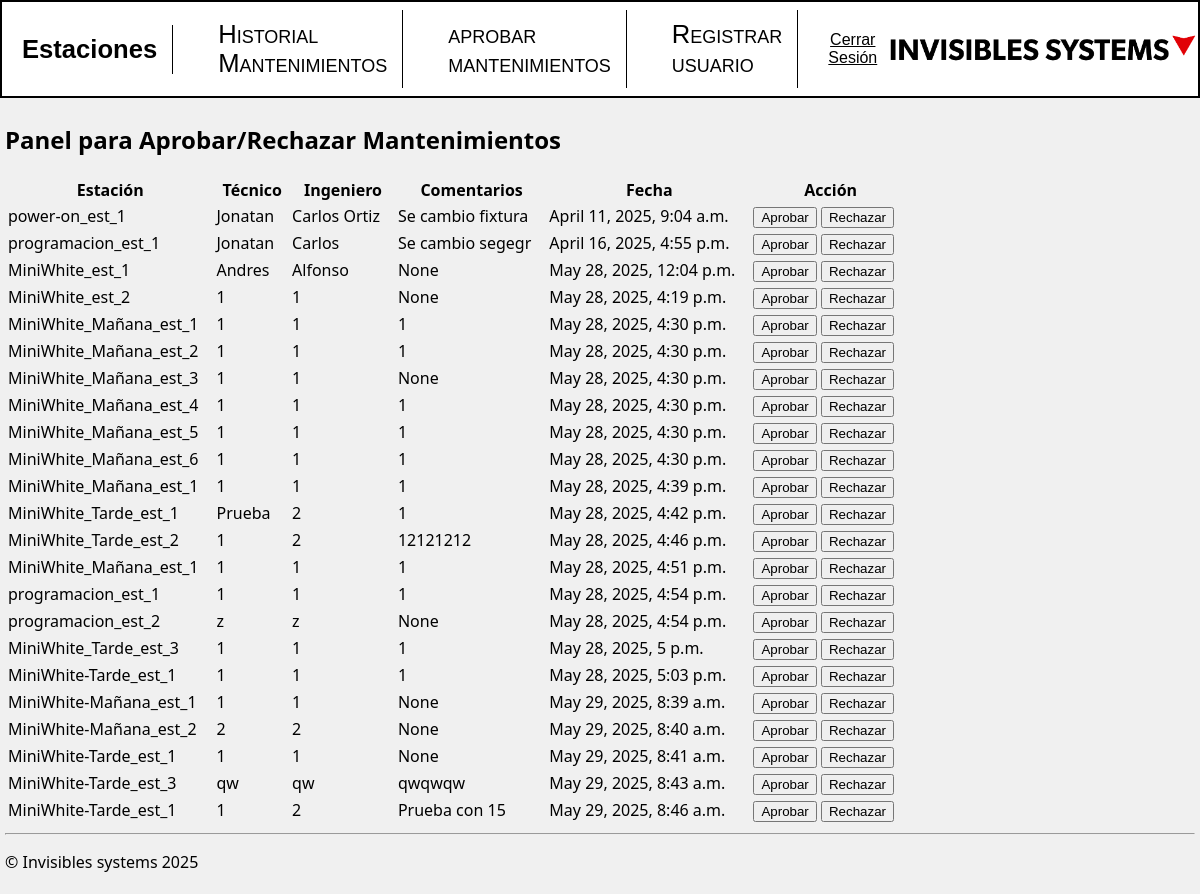
Page /approve/ (signed in) on the earlier database version.
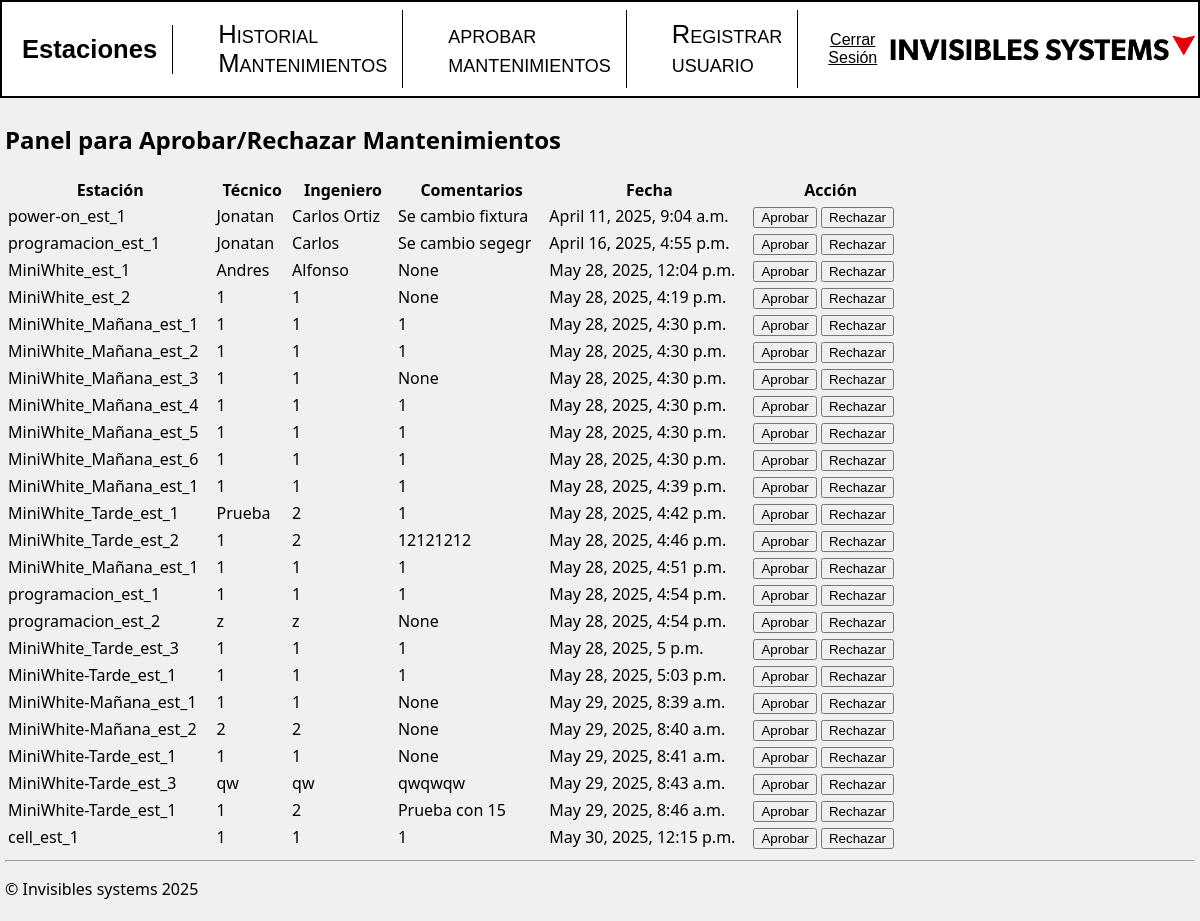
Same page on the later database version.
### App1/models.py (models this page shows, shortened)
class MaintenanceRecord(models.Model):
    TIPO_MANTENIMIENTO_CHOICES = [
        ('Correctivo', 'Correctivo'),
        ('Preventivo', 'Preventivo'),
    ]
    FAMILIA_CHOICES = [
        ('TAPES', 'TAPES'),
        ('SPSF', 'SPSF'),
        ("MiniWhite", 'MiniWhite'),
    ]
    APROBADO_CHOICES = [
        ('No aprobado', 'No aprobado'),
        ('Aprobado', 'Aprobado'),
        ('Rechazado', 'Rechazado'),
    ]
    completed = models.BooleanField(default=False)
    station = models.ForeignKey(Station, on_delete=models.CASCADE, related_name='maintenance_records')
    nombre_tecnico = models.CharField(max_length=100, default=' ')
    nombre_ingeniero = models.CharField(max_length=100, default=' ')
    unidad_de_trabajo = models.CharField(max_length=100, choices=FAMILIA_CHOICES, default='--')
    tipo_mantenimiento = models.CharField(max_length=20, choices=TIPO_MANTENIMIENTO_CHOICES, default='Preventivo')
    comentarios = models.CharField(max_length=300, default=' ', null=True, blank=True)
    log_date = models.DateTimeField("date logged", default=timezone.now)
    week_number = models.PositiveIntegerField(editable=False)
    aprobado = models.CharField(max_length=20, choices=APROBADO_CHOICES, default='No aprobado')
    imagen = models.ImageField(upload_to='mantenimientos/', null=True, blank=True)  # <-- Nuevo campo
    cells_active = models.IntegerField(null=True, blank=True)

class Station(models.Model):
    name = models.CharField(max_length=100)

### App1/views.py (the view, shortened to what this page needs)
# urls.py: path("approve/", views.approve, name="approve"),
@staff_member_required  # Solo accesible para usuarios administradores
def approve(request):
    pending_records = MaintenanceRecord.objects.filter(aprobado="No aprobado")
    return render(request, "App1/approve.html", {"pending_records": pending_records})

### App1/templates/App1/approve.html (shortened to what this page needs)
{% extends "App1/layout.html" %}
{% block content %}
<h2>Panel para Aprobar/Rechazar Mantenimientos</h2>
<table class="table">
    <thead>
        <tr>
            <th>Estación</th>
            <th>Técnico</th>
            <th>Ingeniero</th>
            <th>Comentarios</th>
            <th>Fecha</th>
            <th>Acción</th>
        </tr>
    </thead>
    <tbody>
        {% for record in pending_records %}
        <tr>
            <td>{{ record.station.name }}</td>
            <td>{{ record.nombre_tecnico }}</td>
            <td>{{ record.nombre_ingeniero }}</td>
            <td>{{ record.comentarios }}</td>
            <td>{{ record.log_date }}</td>
            <td>
                <form method="post" action="{% url 'approve' %}" style="display: inline;">
                    <button type="submit" class="btn btn-success">Aprobar</button>
                </form>
                <form method="post" action="{% url 'approve' %}" style="display: inline;">
                    <button type="submit" class="btn btn-danger">Rechazar</button>
                </form>
            </td>
        </tr>
        {% endfor %}
    </tbody>
</table>
{% endblock %}

Differences in the rows shown:
added MaintenanceRecord: station.name "cell_est_1", nombre_tecnico "1", nombre_ingeniero "1", comentarios "1", log_date "May 30, 2025, 12:15 p.m."
